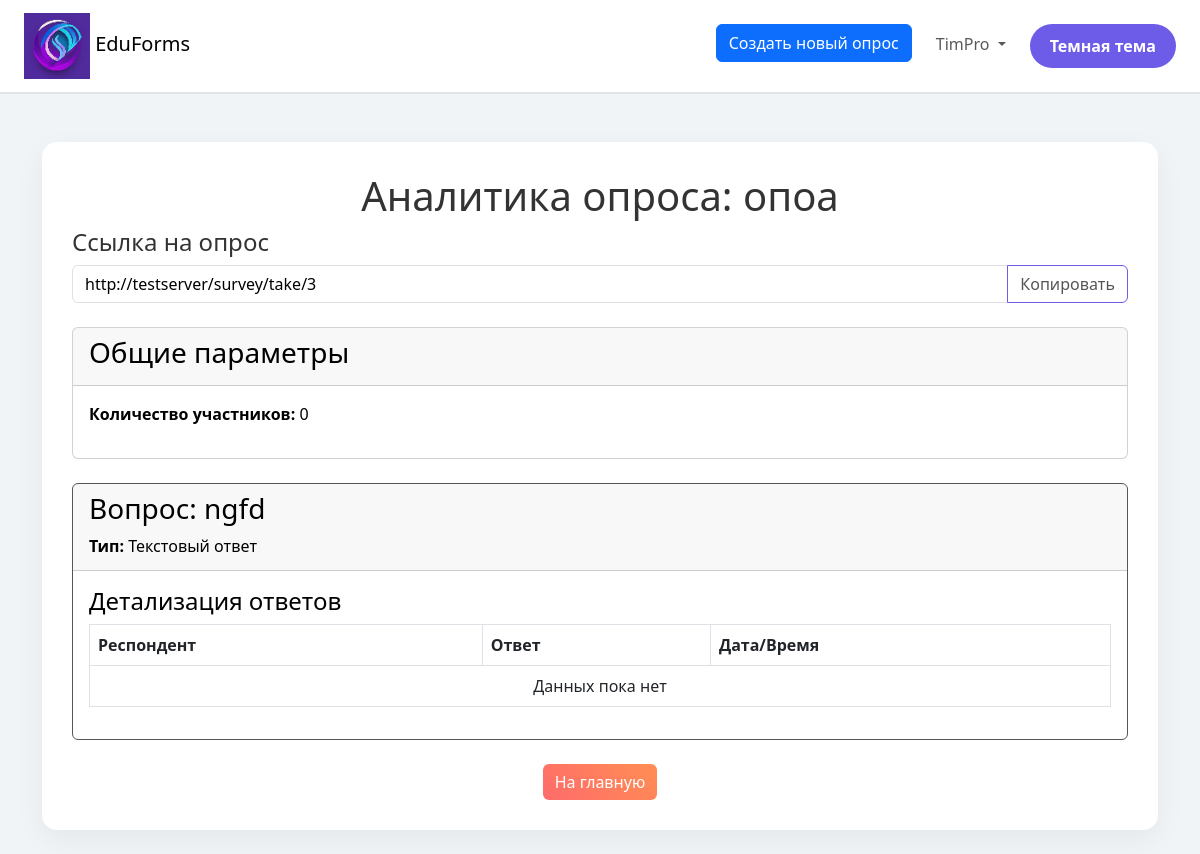
The page /survey/3 (signed in) on the database as committed earlier.
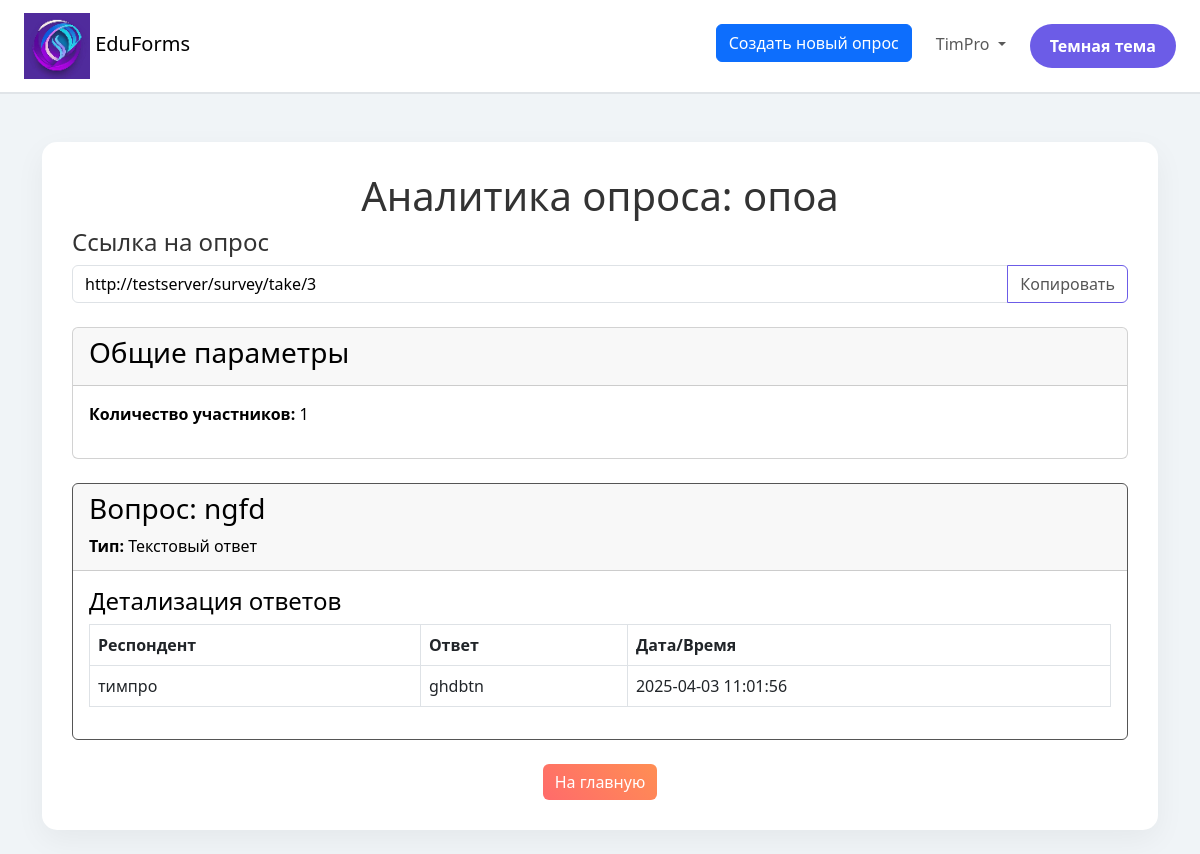
The same page on the database as committed later.
### tables this page shows
CREATE TABLE questions (
                        id INTEGER PRIMARY KEY AUTOINCREMENT,
                        survey_id INTEGER NOT NULL,
                        text TEXT NOT NULL,
                        type TEXT NOT NULL,  -- 'text', 'quiz', 'text_with_validation'
                        metadata TEXT,  -- Дополнительные данные в формате JSON
                        FOREIGN KEY (survey_id) REFERENCES surveys(id)
                    );

CREATE TABLE user_answers (
                        id INTEGER PRIMARY KEY AUTOINCREMENT,
                        survey_id INTEGER NOT NULL,
                        user_id INTEGER NOT NULL,
                        question_id INTEGER NOT NULL,
                        answer TEXT NOT NULL,
                        is_correct BOOLEAN,
                        question_type TEXT,
                        created_at TIMESTAMP DEFAULT CURRENT_TIMESTAMP,
                        ip_address TEXT,
                        user_agent TEXT,
                        time_taken INTEGER,
                        FOREIGN KEY (survey_id) REFERENCES surveys(id),
                        FOREIGN KEY (question_id) REFERENCES questions(id)
                    );

CREATE TABLE users (
                        id INTEGER PRIMARY KEY AUTOINCREMENT,
                        username TEXT UNIQUE NOT NULL,
                        email TEXT UNIQUE NOT NULL,
                        password TEXT NOT NULL
                    );

### survey_routes.py (the view, shortened to what this page needs)
@survey_bp.route('/<int:survey_id>', methods=['GET'])
def view_survey(survey_id):
    with closing(get_db()) as conn:
        cursor = conn.cursor()
        cursor.execute('SELECT name, user_id FROM surveys WHERE id = ?', (survey_id,))
        survey = cursor.fetchone()
        if not survey:
            logging.error(f"Опрос с ID {survey_id} не найден")
            flash('Опрос не найден.', 'danger')
            return redirect(url_for('index'))
        survey_name, survey_user_id = survey
        user_id = session.get('user_id')
        if not user_id or user_id != survey_user_id:
            logging.error(f"Пользователь {user_id} не имеет доступа к опросу {survey_id}")
            flash('У вас нет доступа к аналитике этого опроса.', 'danger')
            return redirect(url_for('index'))
        long_link = url_for('survey.take_survey', survey_id=survey_id, _external=True)
        logging.debug(f"Сгенерирована ссылка на опрос: {long_link}")
        try:
            cursor.execute('''
                SELECT COUNT(DISTINCT CASE WHEN user_id = 0 THEN ip_address ELSE user_id END)
                FROM user_answers WHERE survey_id = ?
            ''', (survey_id,))
            total_participants = cursor.fetchone()[0] or 0
            logging.debug(f"Количество участников для опроса {survey_id}: {total_participants}")
        except sqlite3.Error as e:
            logging.error(f"Ошибка при запросе количества участников: {e}")
            total_participants = 0
            flash('Ошибка при загрузке данных аналитики.', 'danger')
        try:
            cursor.execute('SELECT id, text, type, metadata FROM questions WHERE survey_id = ?', (survey_id,))
            questions_data = cursor.fetchall()
            logging.debug(f"Найдено вопросов для опроса {survey_id}: {len(questions_data)}")
        except sqlite3.Error as e:
            logging.error(f"Ошибка при запросе вопросов: {e}")
            questions_data = []
            flash('Ошибка при загрузке вопросов.', 'danger')
        questions = []
        for q_id, q_text, q_type, q_metadata in questions_data:
            question = {
                'id': q_id,
                'text': q_text,
                'type': q_type,
                'metadata': json.loads(q_metadata) if q_metadata else {},
                'responses': [],
                'correct_answer': None,
                'chart': None
            }
            try:
                cursor.execute('''
                    SELECT ua.answer, ua.is_correct, ua.ip_address, ua.created_at, u.username
                    FROM user_answers ua
                    LEFT JOIN users u ON ua.user_id = u.id
                    WHERE ua.question_id = ? AND ua.survey_id = ?
                ''', (q_id, survey_id))
                responses = cursor.fetchall()
                logging.debug(f"Найдено ответов для вопроса {q_id}: {len(responses)}")
            except sqlite3.Error as e:
                logging.error(f"Ошибка при запросе ответов для вопроса {q_id}: {e}")
                responses = []
            for answer, is_correct, ip_address, created_at, username in responses:
                respondent = username if username else ip_address if ip_address else 'Аноним'
                answer_text = answer
                question['responses'].append({
                    'respondent': respondent,
                    'answer': answer_text,
                    'is_correct': is_correct,
                    'created_at': created_at
                })
            questions.append(question)
    return render_template(
        'view_survey.html',
        survey_name=survey_name,
        survey_id=survey_id,
        survey_link=long_link,
        total_participants=total_participants,
        questions=questions,
        theme=session.get('theme', 'light')
    )

### main.py (called while the page is built)
@app.context_processor
def inject_theme():
    theme = session.get('theme', 'light')
    return {'theme': theme}

### survey_routes.py (called while the page is built)
def get_db():
    return sqlite3.connect('database.db')

### templates/view_survey.html (shortened to what this page needs)
{% extends "base.html" %}
{% block content %}
<div class="container mt-5 survey-container {{ 'dark-theme' if theme == 'dark' else 'light-theme' }}">
    <h1 class="text-center">Аналитика опроса: {{ survey_name }}</h1>
    <div class="mb-4">
        <h4>Ссылка на опрос</h4>
        <div class="input-group">
            <input type="text"
                   class="form-control {{ 'dark-theme' if theme == 'dark' else 'light-theme' }}"
                   id="surveyLink"
                   value="{{ survey_link }}"
                   readonly
                   style="background-color: {{ '#444' if theme == 'dark' else '#fff' }}; color: {{ '#fff' if theme == 'dark' else '#000' }};">
            <button class="btn btn-outline-secondary {{ 'dark-theme' if theme == 'dark' else 'light-theme' }}"
                    type="button"
                    onclick="copyLink()">Копировать</button>
        </div>
    </div>
    <div class="card mb-4 {{ 'dark-theme' if theme == 'dark' else 'light-theme' }}"
         style="background-color: {{ '#333' if theme == 'dark' else '#fff' }}; color: {{ '#fff' if theme == 'dark' else '#000' }};">
        <div class="card-header">
            <h3>Общие параметры</h3>
        </div>
        <div class="card-body">
            <p><strong>Количество участников:</strong> {{ total_participants }}</p>
        </div>
    </div>
    {% for question in questions %}
    <div class="card mb-4 {{ 'dark-theme' if theme == 'dark' else 'light-theme' }}"
         style="background-color: {{ '#333' if theme == 'dark' else '#fff' }}; color: {{ '#fff' if theme == 'dark' else '#000' }}; border: 1px solid #555;">
        <div class="card-header">
            <h3>Вопрос: {{ question.text }}</h3>
            <p class="mb-1"><strong>Тип:</strong>
                {% if question.type == 'quiz' %} Викторина
                {% elif question.type == 'quiz_no_correct' %} Опрос
                {% elif question.type == 'text_with_validation' %} Тест с проверкой
                {% else %} Текстовый ответ {% endif %}
            </p>
        </div>
        <div class="card-body">
            <h4>Детализация ответов</h4>
            <div class="table-responsive">
                <table class="table table-bordered {{ 'dark-theme' if theme == 'dark' else 'light-theme' }}"
                       style="background-color: {{ '#333' if theme == 'dark' else '#fff' }}; color: {{ '#fff' if theme == 'dark' else '#000' }};">
                    <thead>
                        <tr>
                            <th>Респондент</th>
                            <th>Ответ</th>
                            <th>Дата/Время</th>
                        </tr>
                    </thead>
                    <tbody>
                        {% for response in question.responses %}
                        <tr>
                            <td>{{ response.respondent }}</td>
                            <td>{{ response.answer }}</td>
                            <td>{{ response.created_at }}</td>
                        </tr>
                        {% endfor %}
                        {% if not question.responses %}
                        <tr>
                            <td colspan="5" class="text-center">Данных пока нет</td>
                        </tr>
                        {% endif %}
                    </tbody>
                </table>
            </div>
        </div>
    </div>
    {% endfor %}
    <div class="text-center">
        <a href="{{ url_for('index') }}"
           class="btn btn-primary {{ 'dark-theme' if theme == 'dark' else 'light-theme' }}"
           style="background: linear-gradient(45deg, #ff6b6b, #ff8e53); border: none; color: #fff;">
           На главную
        </a>
    </div>
</div>
{% endblock %}

Rows that differ between the two databases and show on the page:
shown differently, row unchanged: questions "ngfd": no longer shows "Данных пока нет"
added user_answers: respondent "тимпро", answer "ghdbtn", created_at "2025-04-03 11:01:56"
Other text that changed with them:
{{ total_participants }}: "0" → "1"
